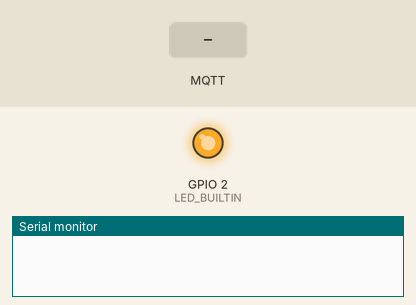
Bench run of a sketch on a simulated ESP8266 (NodeMCU). Shown: output pins drawn as LEDs (lit = HIGH, except the on-board LED, lit = LOW), the last lines printed to the serial monitor. Dashed ring = blinking. Inputs (shaded band) come from the test bench. WiFi joins after 1.5 s; servers stay silent unless stated; network time is answered at once with the bench clock; the local clock reads 2024-03-15 10:24:30 at power-on unless the sketch sets it; storage starts empty; no MQTT or app messages arrive unless stated.

Above: at 0.0 s.
At 6.7 s:
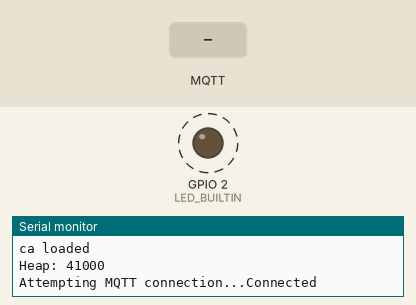
6.8 s: MQTT message "switch" arrives on the first subscribed topic
9.8 s: MQTT message "1" arrives on the first subscribed topic
12.8 s: MQTT message "on" arrives on the first subscribed topic
Timing chart, 0 to 21.8 s (numbered marks = the images above; inputs shaded):
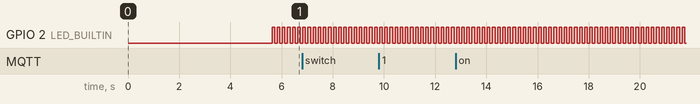

Measured:
- by itself, GPIO 2 (LED_BUILTIN): alternates HIGH for 0.10 s and LOW for 0.10 s

The sketch:

AWS-IoT-Core.ino
```cpp
/*
  This code is based on:
  Developed by M V Subrahmanyam - https://www.linkedin.com/in/veera-subrahmanyam-mediboina-b63997145/
  Project: AWS | NodeMCU ESP8266 Tutorials
  Electronics Innovation - www.electronicsinnovation.com
  GitHub - https://github.com/VeeruSubbuAmi
  YouTube - http://bit.ly/Electronics_Innovation
  ¡Thanks to Veera Subrahmanyam!
  This code was modified by Juan Camilo Velez Olaya (juanchovelezpro)
  GitHub - https://github.com/juanchovelezpro
  All modifications were made for a specific project to control and monitoring devices from a "Smart Home".
*/

// Libraries
#include "FS.h"
#include <ESP8266WiFi.h>
#include <PubSubClient.h>
#include <ArduinoJson.h>
#include <NTPClient.h>
#include <WiFiUdp.h>

// Network settings
const char* ssid = "ssid";
const char* password = "pass";

//NTP Server ->> To have the date and hour.
WiFiUDP ntpUDP;
NTPClient timeClient(ntpUDP, "pool.ntp.org");

// Endpoint AWS
const char* AWS_endpoint = "endpoint";

// A callback to get all messages of a subscribed topic.
void callback(char* topic, byte* payload, unsigned int length) {
  Serial.print("Message arrived [");
  Serial.print(topic);
  Serial.print("] ");
  String message;
  for (int i = 0; i < length; i++) {
    message += (char)payload[i];
  }
  Serial.print(message);
  receiveData(message);
  Serial.println();
}

WiFiClientSecure espClient; // A secure client with esp.
PubSubClient client(AWS_endpoint, 8883, callback, espClient); // Publisher Subscriber client in the AWS endpoint.
//============================================================================
#define BUFFER_LEN 256
long lastMsg = 0;
char msg[BUFFER_LEN];
int value = 0;
//============================================================================

void setup() {
  Serial.begin(115200);
  Serial.setDebugOutput(true);
  pinMode(LED_BUILTIN, OUTPUT);
  setup_wifi();
  delay(1000);
  loadCertificates();
}

void loop() {
  if (!client.connected()) {
    reconnect();
  }
  client.loop();
  publishData();
  digitalWrite(LED_BUILTIN, HIGH); // turn the LED on (HIGH is the voltage level)
  delay(100); // wait for a second
  digitalWrite(LED_BUILTIN, LOW); // turn the LED off by making the voltage LOW
  delay(100); // wait for a second
}


void receiveData(String message) {

  DynamicJsonDocument dataIn(1024);

  deserializeJson(dataIn, message);

  String command = dataIn["command"];

  if(command.equals("switch")){
    digitalWrite(dataIn["switch"], HIGH);
  }

  // Get the variables of the data sent it.

  /////////////////////////////////////

  // int number = dataIn["myNumber"];

  ////////////////////////////////////


  // Something to do with the variables ... ///

  // if(number > 0) { digitalWrite(D1, HIGH); }


  /////////////////////////////////////////////

}

void publishData() {

  long now = millis();
  if (now - lastMsg > 60000) { // If we need to send the data every certain time.
    lastMsg = now;

    DynamicJsonDocument dataOut(1024); // Variable to send json to AWS IoT Core.

    // Values to send to database

    /////////////////////////////////

    // dataOut["attribute"] = "result";

    /////////////////////////////////

    serializeJson(dataOut, msg);

    Serial.print("Publish message: ");
    Serial.println(msg);
    client.publish("homeDevice", msg);

    Serial.print("Heap: "); Serial.println(ESP.getFreeHeap()); //Low heap can cause problems
  }
}

void setup_wifi() {

  delay(10);
  // We start by connecting to a WiFi network
  espClient.setBufferSizes(512, 512);
  Serial.println();
  Serial.print("Connecting to ");
  Serial.println(ssid);

  WiFi.begin(ssid, password);

  while (WiFi.status() != WL_CONNECTED) {
    delay(500);
    Serial.print(".");
  }

  Serial.println("");
  Serial.println("WiFi connected");
  Serial.println("IP address: ");
  Serial.println(WiFi.localIP());

  timeClient.begin();
  while (!timeClient.update()) {
    timeClient.forceUpdate();
  }

  espClient.setX509Time(timeClient.getEpochTime());

}

void reconnect() {
  // Loop until we're reconnected
  while (!client.connected()) {
    Serial.print("Attempting MQTT connection...");
    // Attempt to connect
    if (client.connect("ESPthing")) {
      Serial.println("Connected");
      // Once connected, publish an announcement...
      client.publish("homeDevice", "{\"message\":\"Connected!\"}");
      // ... and resubscribe
      client.subscribe("homeDeviceAction"); // To receive data.
    } else {
      Serial.print("failed, rc=");
      Serial.print(client.state());
      Serial.println(" try again in 5 seconds");

      char buf[256];
      espClient.getLastSSLError(buf, 256);
      Serial.print("WiFiClientSecure SSL error: ");
      Serial.println(buf);

      // Wait 5 seconds before retrying
      delay(5000);
    }
  }
}

// Load the certificates saved in the ESP8266 filesystem into the execution program.
void loadCertificates() {

  if (!SPIFFS.begin()) {
    Serial.println("Failed to mount file system");
    return;
  }

  Serial.print("Heap: "); Serial.println(ESP.getFreeHeap());

  // Load certificate file
  File cert = SPIFFS.open("/cert.der", "r"); //replace cert.crt eith your uploaded file name
  if (!cert) {
    Serial.println("Failed to open cert file");
  }
  else
    Serial.println("Success to open cert file");

  delay(1000);

  if (espClient.loadCertificate(cert))
    Serial.println("cert loaded");
  else
    Serial.println("cert not loaded");

  // Load private key file
  File private_key = SPIFFS.open("/private.der", "r"); //replace private eith your uploaded file name
  if (!private_key) {
    Serial.println("Failed to open private cert file");
  }
  else
    Serial.println("Success to open private cert file");

  delay(1000);

  if (espClient.loadPrivateKey(private_key))
    Serial.println("private key loaded");
  else
    Serial.println("private key not loaded");

  // Load CA file
  File ca = SPIFFS.open("/ca.der", "r"); //replace ca eith your uploaded file name
  if (!ca) {
    Serial.println("Failed to open ca ");
  }
  else
    Serial.println("Success to open ca");

  delay(1000);

  if (espClient.loadCACert(ca))
    Serial.println("ca loaded");
  else
    Serial.println("ca failed");

  Serial.print("Heap: "); Serial.println(ESP.getFreeHeap());
}
```
